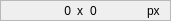
   <widget class="QFrame" name="frame_image_resolution">
    <property name="geometry">
     <rect>
      <x>505</x>
      <y>3</y>
      <width>171</width>
      <height>21</height>
     </rect>
    </property>
    <property name="whatsThis">
     <string>Image size in pixels</string>
    </property>
    <property name="frameShape">
     <enum>QFrame::StyledPanel</enum>
    </property>
    <property name="frameShadow">
     <enum>QFrame::Sunken</enum>
    </property>
    <property name="lineWidth">
     <number>2</number>
    </property>
    <widget class="QLabel" name="label_image_icon">
     <property name="geometry">
      <rect>
       <x>0</x>
       <y>1</y>
       <width>21</width>
       <height>21</height>
      </rect>
     </property>
     <property name="toolTip">
      <string/>
     </property>
     <property name="whatsThis">
      <string>Image size in pixels</string>
     </property>
     <property name="text">
      <string/>
     </property>
     <property name="pixmap">
      <pixmap resource="resources.qrc">:/icons/image.png</pixmap>
     </property>
     <property name="scaledContents">
      <bool>true</bool>
     </property>
    </widget>
    <widget class="QLabel" name="label_image_width">
     <property name="geometry">
      <rect>
       <x>20</x>
       <y>0</y>
       <width>51</width>
       <height>21</height>
      </rect>
     </property>
     <property name="toolTip">
      <string/>
     </property>
     <property name="whatsThis">
      <string>Image width</string>
     </property>
     <property name="text">
      <string>0</string>
     </property>
     <property name="alignment">
      <set>Qt::AlignRight|Qt::AlignTrailing|Qt::AlignVCenter</set>
     </property>
    </widget>
    <widget class="QLabel" name="label_image_height">
     <property name="geometry">
      <rect>
       <x>90</x>
       <y>0</y>
       <width>51</width>
       <height>21</height>
      </rect>
     </property>
     <property name="toolTip">
      <string/>
     </property>
     <property name="whatsThis">
      <string>Image height</string>
     </property>
     <property name="text">
      <string>0</string>
     </property>
    </widget>
    <widget class="QLabel" name="label_px">
     <property name="geometry">
      <rect>
       <x>147</x>
       <y>0</y>
       <width>16</width>
       <height>21</height>
      </rect>
     </property>
     <property name="whatsThis">
      <string>Image size in pixels</string>
     </property>
     <property name="text">
      <string>px</string>
     </property>
    </widget>
    <widget class="QLabel" name="label_X">
     <property name="geometry">
      <rect>
       <x>77</x>
       <y>0</y>
       <width>16</width>
       <height>21</height>
      </rect>
     </property>
     <property name="whatsThis">
      <string>Image size in pixels</string>
     </property>
     <property name="text">
      <string>x</string>
     </property>
    </widget>
   </widget>
